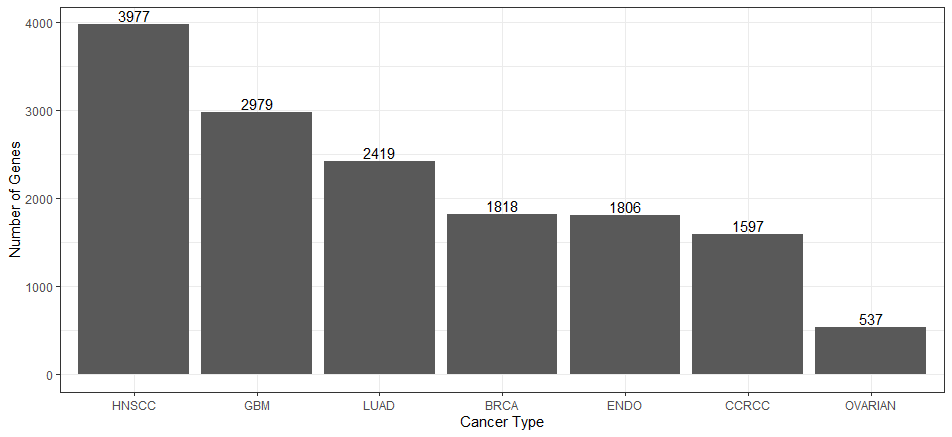

This figure's R source:
# Gene Counts by Cancer

require(ggplot2)
require(gridExtra)
library(tidyverse)
library(grid)

sig_genes_by_cancer <- read_csv("sig_genes_by_cancer.csv")
data = sig_genes_by_cancer %>%
  gather(key='cancer', value='gene', -1) %>%
  drop_na() %>%
  group_by(cancer) %>%
    summarise(
      counts = n()
    )

ggplot(data, aes(x=reorder(cancer, -counts), y=counts)) +
  geom_col(position='dodge', stat='identity') +
  xlab('Cancer Type') +
  ylab('Number of Genes') +
  geom_text(aes(label=counts), position=position_dodge(width=0.9), vjust=-0.25) +
  theme_bw()
